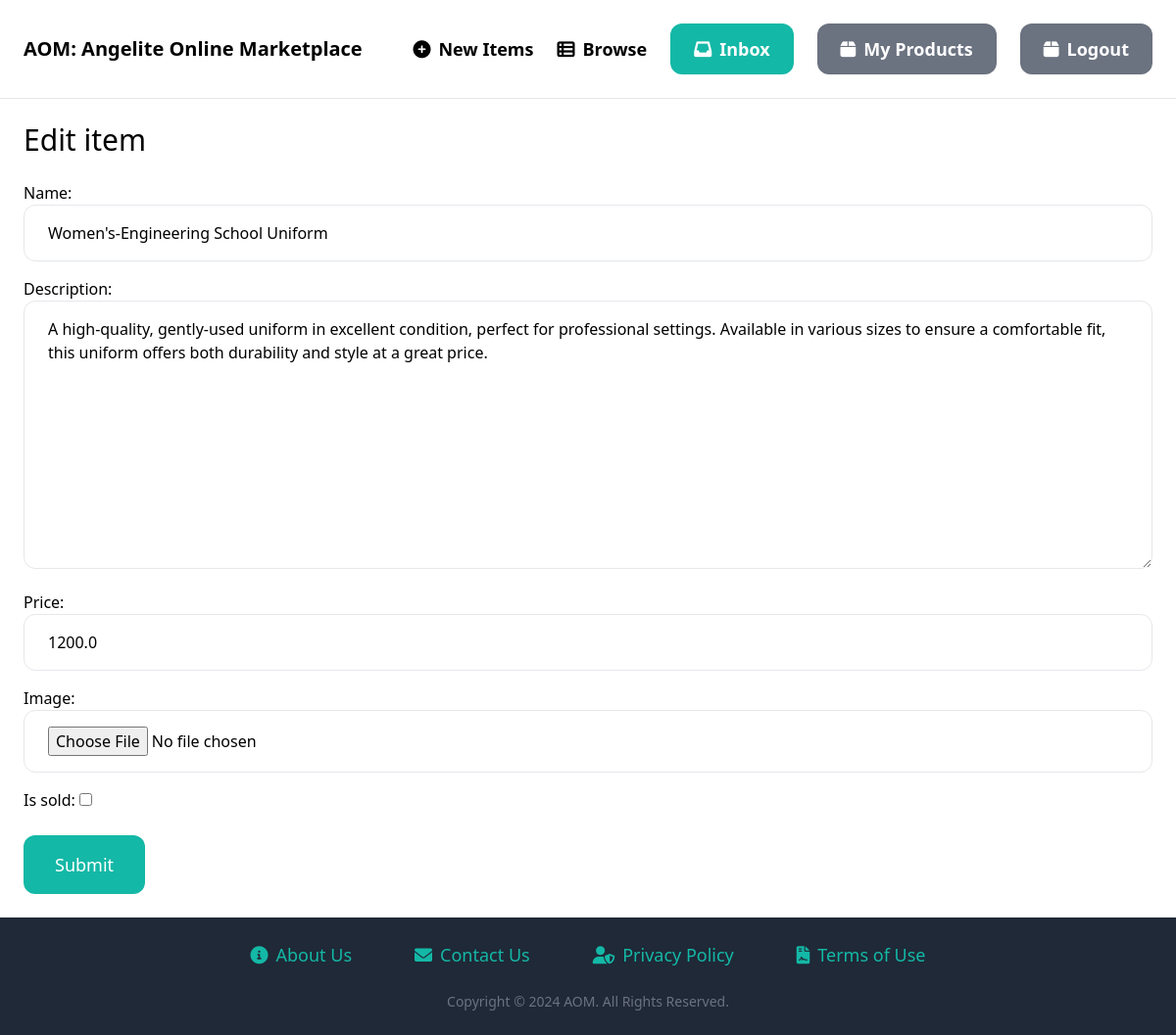
Page /items/11/edit/ (signed in) on the committed database.
### item/models.py (models this page shows, shortened)
class Item(models.Model):
    category = models.ForeignKey(Category, related_name='items', on_delete=models.CASCADE)
    name = models.CharField(max_length=225)
    description = models.TextField(blank=True, null=True)
    price = models.FloatField()
    image = models.ImageField(upload_to='item_images', blank=True, null=False)
    is_sold = models.BooleanField(default=False)
    created_by = models.ForeignKey(User, related_name='items', on_delete=models.CASCADE)
    created_at = models.DateTimeField(auto_now_add=True)

### item/views.py (the view)
# urls.py: path('<int:pk>/edit/', views.edit, name='edit'),
@login_required
def edit(request, pk):
    item = get_object_or_404(Item, pk=pk, created_by=request.user)
    if request.method == 'POST':
        form = EditItemForm(request.POST, request.FILES, instance=item)
        if form.is_valid():
            form.save()
            return redirect('item:detail', pk=item.id)
    else:
        form = EditItemForm(instance=item)
    return render(request, 'item/form.html', {
        'form': form,
        'title': 'Edit item',
    })

### item/forms.py
class EditItemForm(forms.ModelForm):
    class Meta:
        model = Item
        fields = ('name', 'description', 'price', 'image', 'is_sold')
        widgets = {
            'name': forms.TextInput(attrs={
                'class': INPUT_CLASSES
            }),
            'description': forms.Textarea(attrs={
                'class': INPUT_CLASSES
            }),
            'price': forms.TextInput(attrs={
                'class': INPUT_CLASSES
            }),
            'image': forms.FileInput(attrs={
                'class': INPUT_CLASSES
            }),
        }

### item/templates/item/form.html (shortened to what this page needs)
{% extends 'core/base.html' %}
{% block content %}
    <h1 class="mb-6 text-3xl">{{ title }}</h1>
    <form method="post" action="." enctype="multipart/form-data">
        <div class="space-y-4">
            {{ form.as_p }}
        </div>
    <button class="mt-6 py-4 px-8 text-lg bg-teal-500 hover:bg-teal-700 rounded-xl text-white">Submit</button>
</form>
{% endblock %}

### rows in the picture
Item: name "Women's-Engineering School Uniform", description "A high-quality, gently-used uniform in excellent condition, perfect for professional settings. Available in various sizes to ensure a comfortable fit, this uniform offers both durability and style at a great price.", price "1200.0"

### other values in the picture
{{ title }} "Edit item"
